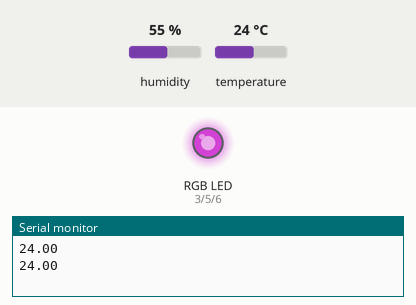
Simulated run of this sketch. Board: Arduino Uno, built with avr-gcc and run on an emulated ATmega328P. Parts: an RGB LED mixed from three pins (HIGH = lit), the last lines printed to the serial monitor. Inputs (shaded band) come from the test bench; at power-on: temperature 24 °C, humidity 55 %. Dim RGB values are drawn brighter than linear.

Above: at 2.8 s.
2.9 s: temperature set to 12 °C
At 4.8 s:
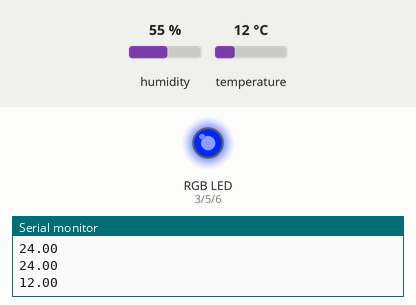
5.6 s: temperature set to 17 °C
8.3 s: temperature set to 20 °C
At 10.8 s:
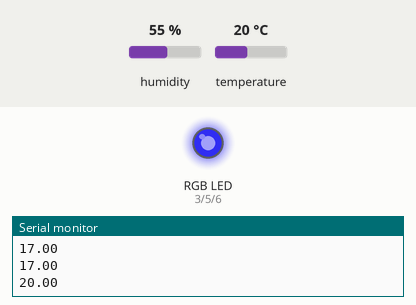
11.6 s: temperature set to 28 °C
At 13.2 s:
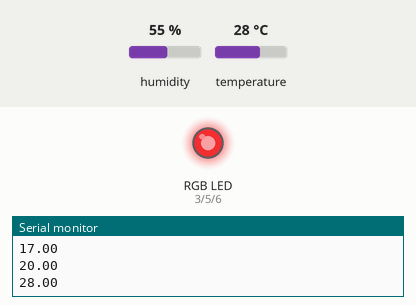
14.3 s: temperature set to 33 °C
At 16.9 s:
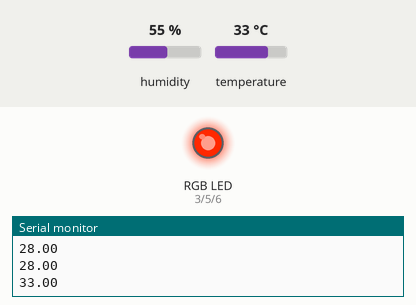
Timing chart, 0 to 18.4 s (numbered marks = the images above; inputs shaded):
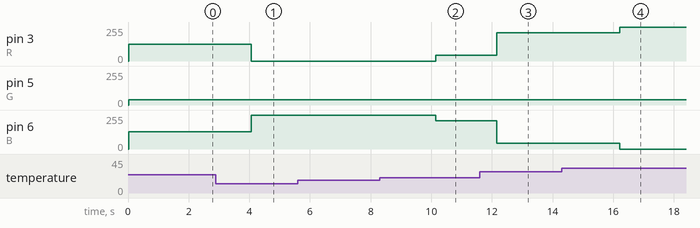

Measured:
- after the input at 2.9 s, pin 3 (R): 127/255 → 0/255 after 1.2 s; pin 6 (B): 128/255 → 255/255 after 1.2 s
- after the input at 8.3 s, pin 3 (R): 0/255 → 42/255 after 1.8 s; pin 6 (B): 255/255 → 213/255 after 1.8 s
- after the input at 11.6 s, pin 3 (R): 42/255 → 212/255 after 0.57 s; pin 6 (B): 213/255 → 43/255 after 0.57 s
- after the input at 14.3 s, pin 3 (R): 212/255 → 255/255 after 1.9 s; pin 6 (B): 43/255 → 0/255 after 1.9 s

The sketch:

example-sketch.ino
```cpp
// Weather mood lamp: DHT11 -> RGB color + serial.
#include "DHT.h"
DHT dht(2, DHT11);
const int R = 3, G = 5, B = 6;

void setup() { Serial.begin(9600); dht.begin(); pinMode(R, OUTPUT); pinMode(G, OUTPUT); pinMode(B, OUTPUT); }

void loop() {
  float t = dht.readTemperature();
  if (!isnan(t)) {
    Serial.println(t);
    int hot = constrain(map(t * 10, 180, 300, 0, 255), 0, 255);
    analogWrite(R, hot); analogWrite(B, 255 - hot); analogWrite(G, 40);
  }
  delay(2000);
}
```
